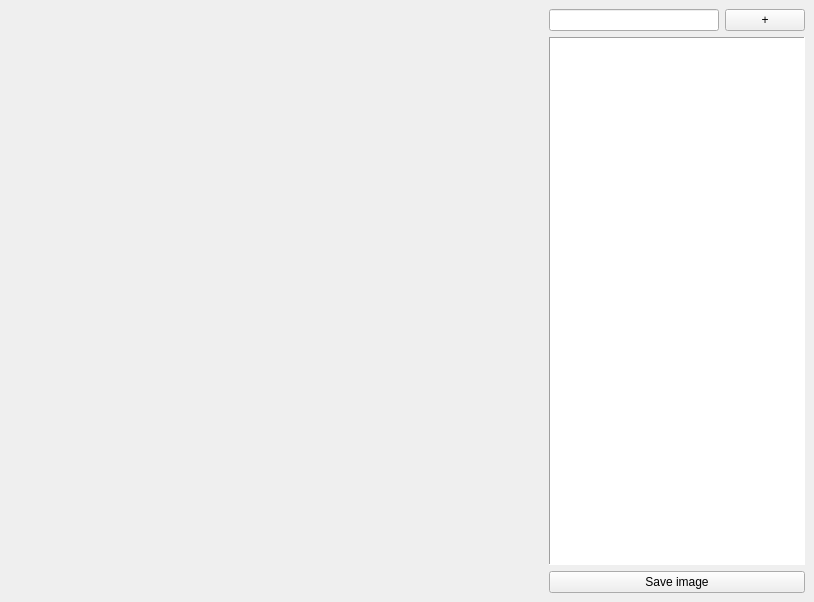
<?xml version="1.0" encoding="UTF-8"?>
<ui version="4.0">
 <class>MainWindow</class>
 <widget class="QMainWindow" name="MainWindow">
  <property name="geometry">
   <rect>
    <x>0</x>
    <y>0</y>
    <width>814</width>
    <height>602</height>
   </rect>
  </property>
  <property name="windowTitle">
   <string>MainWindow</string>
  </property>
  <widget class="QWidget" name="centralwidget">
   <layout class="QHBoxLayout" name="horizontalLayout_2">
    <item>
     <widget class="Canvas" name="canvas" native="true">
      <property name="sizePolicy">
       <sizepolicy hsizetype="Expanding" vsizetype="Preferred">
        <horstretch>0</horstretch>
        <verstretch>0</verstretch>
       </sizepolicy>
      </property>
     </widget>
    </item>
    <item>
     <layout class="QVBoxLayout" name="verticalLayout">
      <item>
       <layout class="QHBoxLayout" name="horizontalLayout">
        <item>
         <widget class="QLineEdit" name="formulaEdit">
          <property name="sizePolicy">
           <sizepolicy hsizetype="Preferred" vsizetype="Fixed">
            <horstretch>0</horstretch>
            <verstretch>0</verstretch>
           </sizepolicy>
          </property>
         </widget>
        </item>
        <item>
         <widget class="QPushButton" name="addButton">
          <property name="sizePolicy">
           <sizepolicy hsizetype="Fixed" vsizetype="Fixed">
            <horstretch>0</horstretch>
            <verstretch>0</verstretch>
           </sizepolicy>
          </property>
          <property name="text">
           <string>+</string>
          </property>
         </widget>
        </item>
       </layout>
      </item>
      <item>
       <widget class="QListWidget" name="formulasListWidget">
        <property name="sizePolicy">
         <sizepolicy hsizetype="Preferred" vsizetype="Expanding">
          <horstretch>0</horstretch>
          <verstretch>0</verstretch>
         </sizepolicy>
        </property>
        <property name="frameShape">
         <enum>QFrame::Panel</enum>
        </property>
       </widget>
      </item>
      <item>
       <widget class="QPushButton" name="saveButton">
        <property name="text">
         <string>Save image</string>
        </property>
       </widget>
      </item>
     </layout>
    </item>
   </layout>
  </widget>
 </widget>
 <customwidgets>
  <customwidget>
   <class>Canvas</class>
   <extends>QWidget</extends>
   <header>canvas.h</header>
   <container>1</container>
  </customwidget>
 </customwidgets>
 <resources/>
 <connections/>
</ui>
